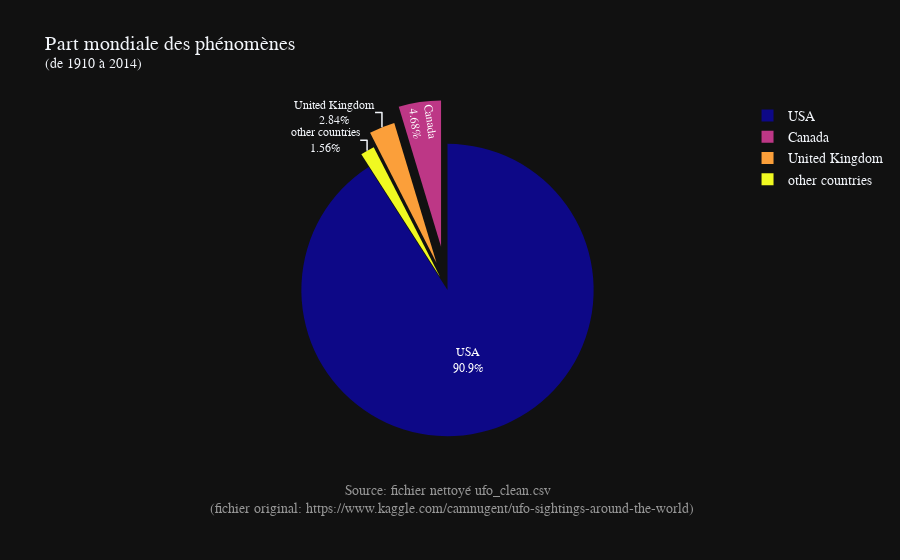

Source (notebook cell):
### Code cell
# Couleurs des différents pays
colors = ['#0d0887', '#bd3786', '#fb9f3a', '#f0f921']
layout = go.Layout(title="Part mondiale des phénomènes<br>"
                   "<sup>(de 1910 à 2014)</sup>",
                   font=dict(family='Arial',
                             size=14,
                             ),
                   template=TEMPLATE)

# Création de la figure
fig = go.Figure(data=[go.Pie(labels=['USA', 'Canada',
                                     'United Kingdom', 'other countries'],
                             values=[68486, 3522,
                                     2140, 1175])],
                layout=layout)

# Labels
fig.update_traces(hoverinfo='label+percent',
                  textfont_size=12,
                  textinfo='label+percent',
                  pull=[0, 0.3, 0.2, 0.1],
                  marker=dict(colors=colors,
                              line=dict(color='#FFFFFF',
                                        width=0))
                  )


# Annotations
annotations = []

# Source
annotations.append(dict(xref='paper', yref='paper',
                        x=0.5, y=-0.005,
                        xanchor='center', yanchor='top',
                        text="Source: fichier nettoyé ufo_clean.csv<br>"
                        "  (fichier original: https://www.kaggle.com/camnugent"
                        "/ufo-sightings-around-the-world)",


                        font=dict(family='Arial',
                                  size=14,
                                  color='rgb(150,150,150)'),
                        showarrow=False))

fig.update_layout(annotations=annotations)
# fig.show()

### Figure 1 — Plotly figure (JSON) as saved in the notebook; plotly's stock layout.template omitted (floating-point values rounded to 4 significant figures)
{"data": [{"hoverinfo": "label+percent", "labels": ["USA", "Canada", "United Kingdom", "other countries"], "marker": {"colors": ["#0d0887", "#bd3786", "#fb9f3a", "#f0f921"], "line": {"color": "#FFFFFF", "width": 0}}, "pull": [0, 0.3, 0.2, 0.1], "textfont": {"size": 12}, "textinfo": "label+percent", "type": "pie", "values": [68486, 3522, 2140, 1175]}], "layout": {"annotations": [{"font": {"color": "rgb(150,150,150)", "family": "Arial", "size": 14}, "showarrow": false, "text": "Source: fichier nettoyé ufo_clean.csv<br>  (fichier original: https://www.kaggle.com/camnugent/ufo-sightings-around-the-world)", "x": 0.5, "xanchor": "center", "xref": "paper", "y": -0.005, "yanchor": "top", "yref": "paper"}], "font": {"family": "Arial", "size": 14}, "title": {"text": "Part mondiale des phénomènes<br><sup>(de 1910 à 2014)</sup>"}}}
